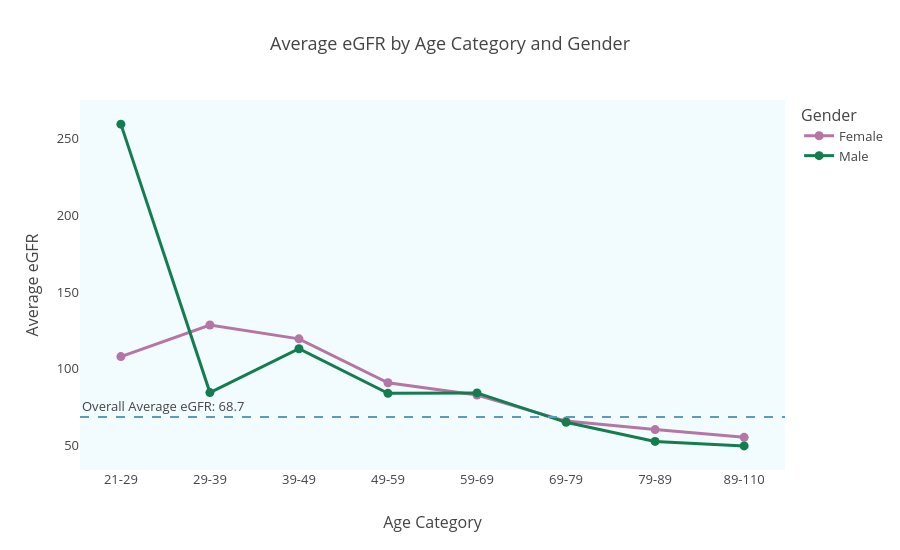

Source (notebook cell):
### Code cell
# Prepare data
tmp = patient[
    ["agecat", "gender", "glomerular_filtration_rate"]
].dropna()

# Calculate average eGFR by age category and gender
egfr_by_group = (
    tmp.groupby(["agecat", "gender"], observed=True)["glomerular_filtration_rate"]
       .agg(["mean", "count"])
       .reset_index()
)

# Create line chart
fig = px.line(
    egfr_by_group,
    x="agecat",
    y="mean",
    color="gender",
    markers=True,
    title="Average eGFR by Age Category and Gender",
    labels={
        "agecat": "Age Category",
        "mean": "Average eGFR",
        "gender": "Gender"
    },
    color_discrete_sequence=["#B576A5", "#147D50"],
    hover_data=["count"]
)

# Customize lines and markers
fig.update_traces(
    line=dict(width=3),
    marker=dict(size=9)
)

# Add overall average reference line
overall_avg = tmp["glomerular_filtration_rate"].mean()

fig.add_hline(
    y=overall_avg,
    line_dash="dash",
    line_color="#5B9DB8",
    annotation_text=f"Overall Average eGFR: {overall_avg:.1f}",
    annotation_position="top left"
)

# Customize chart appearance
fig.update_layout(
    height=550,
    plot_bgcolor="#F2FBFD",
    paper_bgcolor="white",
    title_x=0.5,
    xaxis_title="Age Category",
    yaxis_title="Average eGFR",
    legend_title="Gender",
    font=dict(size=13),
    xaxis=dict(showgrid=False),
    yaxis=dict(showgrid=False)
)

fig.show()

# Display summary table
display(
    egfr_by_group
    .rename(columns={
        "agecat": "Age Category",
        "gender": "Gender",
        "mean": "Average eGFR",
        "count": "Records"
    })
    .round(2)
)

### Figure 1 — Plotly figure (JSON) as saved in the notebook; plotly's stock layout.template omitted (floating-point values rounded to 4 significant figures)
{"data": [{"customdata": [[3], [5], [17], [49], [182], [403], [402], [64]], "hovertemplate": "Gender=Female<br>Age Category=%{x}<br>Average eGFR=%{y}<br>count=%{customdata[0]}<extra></extra>", "legendgroup": "Female", "line": {"color": "#B576A5", "dash": "solid", "width": 3}, "marker": {"size": 9, "symbol": "circle"}, "mode": "lines+markers", "name": "Female", "orientation": "v", "showlegend": true, "type": "scatter", "x": ["21-29", "29-39", "39-49", "49-59", "59-69", "69-79", "79-89", "89-110"], "xaxis": "x", "y": [108.1, 128.6, 119.6, 90.96, 82.98, 66.01, 60.47, 55.43], "yaxis": "y"}, {"customdata": [[1], [7], [37], [55], [172], [285], [228], [35]], "hovertemplate": "Gender=Male<br>Age Category=%{x}<br>Average eGFR=%{y}<br>count=%{customdata[0]}<extra></extra>", "legendgroup": "Male", "line": {"color": "#147D50", "dash": "solid", "width": 3}, "marker": {"size": 9, "symbol": "circle"}, "mode": "lines+markers", "name": "Male", "orientation": "v", "showlegend": true, "type": "scatter", "x": ["21-29", "29-39", "39-49", "49-59", "59-69", "69-79", "79-89", "89-110"], "xaxis": "x", "y": [259.5, 84.58, 113.1, 84.11, 84.37, 65.19, 52.78, 49.86], "yaxis": "y"}], "layout": {"annotations": [{"showarrow": false, "text": "Overall Average eGFR: 68.7", "x": 0, "xanchor": "left", "xref": "x domain", "y": 68.66, "yanchor": "bottom", "yref": "y"}], "font": {"size": 13}, "height": 550, "legend": {"title": {"text": "Gender"}, "tracegroupgap": 0}, "paper_bgcolor": "white", "plot_bgcolor": "#F2FBFD", "shapes": [{"line": {"color": "#5B9DB8", "dash": "dash"}, "type": "line", "x0": 0, "x1": 1, "xref": "x domain", "y0": 68.66, "y1": 68.66, "yref": "y"}], "title": {"text": "Average eGFR by Age Category and Gender", "x": 0.5}, "xaxis": {"anchor": "y", "domain": [0, 1], "showgrid": false, "title": {"text": "Age Category"}}, "yaxis": {"anchor": "x", "domain": [0, 1], "showgrid": false, "title": {"text": "Average eGFR"}}}}
